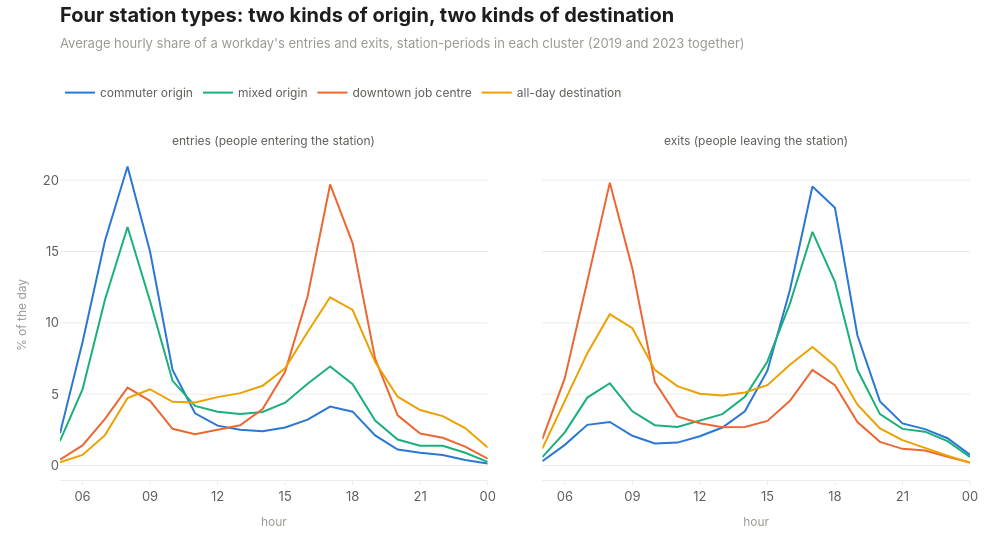

Write notebook code for a chart like this one.
### Code cell
fig = make_subplots(
    rows=1,
    cols=2,
    shared_yaxes=True,
    subplot_titles=["entries (people entering the station)", "exits (people leaving the station)"],
    horizontal_spacing=0.06,
)
hour_labels = []
for hour in FEATURE_HOURS:
    hour_labels.append(f"{hour:02d}")

for cluster in CLUSTER_ORDER:
    rows = summary_input[summary_input["cluster"] == cluster]
    entry_values = []
    exit_values = []
    for hour in FEATURE_HOURS:
        entry_values.append(100 * rows[f"in_{hour:02d}"].mean())
        exit_values.append(100 * rows[f"out_{hour:02d}"].mean())

    fig.add_trace(go.Scatter(
        x=hour_labels, y=entry_values, mode="lines", name=cluster, legendgroup=cluster,
        line=dict(color=CLUSTER_COLOR[cluster], width=2),
        hovertemplate="%{x}:00  %{y:.1f}% of daily entries<extra>" + cluster + "</extra>",
    ), row=1, col=1)
    fig.add_trace(go.Scatter(
        x=hour_labels, y=exit_values, mode="lines", name=cluster, legendgroup=cluster, showlegend=False,
        line=dict(color=CLUSTER_COLOR[cluster], width=2),
        hovertemplate="%{x}:00  %{y:.1f}% of daily exits<extra>" + cluster + "</extra>",
    ), row=1, col=2)

fig.update_xaxes(
    title_text="hour",
    type="category",
    categoryorder="array",
    categoryarray=hour_labels,
    tickvals=["06", "09", "12", "15", "18", "21", "00"],
)
fig.update_yaxes(title_text="% of the day", row=1, col=1)
fig.update_layout(hovermode="closest", margin=dict(t=150), legend=dict(y=1.13))
fig.update_annotations(font=dict(size=12, color=viz.INK2))

title = "Four station types: two kinds of origin, two kinds of destination"
subtitle = "Average hourly share of a workday's entries and exits, station-periods in each cluster (2019 and 2023 together)"
viz.titled(fig, title, subtitle)
viz.save(fig, "09_cluster_profiles", height=540)
fig

### Figure 1 — Plotly figure (JSON) as saved in the notebook; plotly's stock layout.template omitted (floating-point values rounded to 4 significant figures)
{"data": [{"hovertemplate": "%{x}:00  %{y:.1f}% of daily entries<extra>commuter origin</extra>", "legendgroup": "commuter origin", "line": {"color": "#2a78d6", "width": 2}, "mode": "lines", "name": "commuter origin", "type": "scatter", "x": ["05", "06", "07", "08", "09", "10", "11", "12", "13", "14", "15", "16", "17", "18", "19", "20", "21", "22", "23", "00"], "xaxis": "x", "y": [2.255, 8.64, 15.77, 20.96, 15.0, 6.705, 3.662, 2.798, 2.508, 2.398, 2.665, 3.213, 4.131, 3.775, 2.111, 1.117, 0.8899, 0.7404, 0.3924, 0.1428], "yaxis": "y"}, {"hovertemplate": "%{x}:00  %{y:.1f}% of daily exits<extra>commuter origin</extra>", "legendgroup": "commuter origin", "line": {"color": "#2a78d6", "width": 2}, "mode": "lines", "name": "commuter origin", "showlegend": false, "type": "scatter", "x": ["05", "06", "07", "08", "09", "10", "11", "12", "13", "14", "15", "16", "17", "18", "19", "20", "21", "22", "23", "00"], "xaxis": "x2", "y": [0.3072, 1.448, 2.85, 3.054, 2.083, 1.541, 1.607, 2.051, 2.666, 3.805, 6.644, 12.31, 19.56, 18.07, 9.116, 4.494, 2.956, 2.553, 1.915, 0.754], "yaxis": "y2"}, {"hovertemplate": "%{x}:00  %{y:.1f}% of daily entries<extra>mixed origin</extra>", "legendgroup": "mixed origin", "line": {"color": "#1baf7a", "width": 2}, "mode": "lines", "name": "mixed origin", "type": "scatter", "x": ["05", "06", "07", "08", "09", "10", "11", "12", "13", "14", "15", "16", "17", "18", "19", "20", "21", "22", "23", "00"], "xaxis": "x", "y": [1.725, 5.337, 11.64, 16.72, 11.53, 5.939, 4.182, 3.77, 3.619, 3.752, 4.402, 5.734, 6.938, 5.705, 3.15, 1.825, 1.39, 1.38, 0.8943, 0.2571], "yaxis": "y"}, {"hovertemplate": "%{x}:00  %{y:.1f}% of daily exits<extra>mixed origin</extra>", "legendgroup": "mixed origin", "line": {"color": "#1baf7a", "width": 2}, "mode": "lines", "name": "mixed origin", "showlegend": false, "type": "scatter", "x": ["05", "06", "07", "08", "09", "10", "11", "12", "13", "14", "15", "16", "17", "18", "19", "20", "21", "22", "23", "00"], "xaxis": "x2", "y": [0.5929, 2.329, 4.762, 5.765, 3.799, 2.831, 2.709, 3.161, 3.606, 4.82, 7.295, 11.35, 16.38, 12.87, 6.692, 3.602, 2.568, 2.376, 1.706, 0.5972], "yaxis": "y2"}, {"hovertemplate": "%{x}:00  %{y:.1f}% of daily entries<extra>downtown job centre</extra>", "legendgroup": "downtown job centre", "line": {"color": "#eb6834", "width": 2}, "mode": "lines", "name": "downtown job centre", "type": "scatter", "x": ["05", "06", "07", "08", "09", "10", "11", "12", "13", "14", "15", "16", "17", "18", "19", "20", "21", "22", "23", "00"], "xaxis": "x", "y": [0.4061, 1.407, 3.278, 5.463, 4.531, 2.577, 2.2, 2.515, 2.82, 3.956, 6.574, 11.86, 19.7, 15.58, 7.487, 3.522, 2.242, 1.944, 1.331, 0.4764], "yaxis": "y"}, {"hovertemplate": "%{x}:00  %{y:.1f}% of daily exits<extra>downtown job centre</extra>", "legendgroup": "downtown job centre", "line": {"color": "#eb6834", "width": 2}, "mode": "lines", "name": "downtown job centre", "showlegend": false, "type": "scatter", "x": ["05", "06", "07", "08", "09", "10", "11", "12", "13", "14", "15", "16", "17", "18", "19", "20", "21", "22", "23", "00"], "xaxis": "x2", "y": [1.85, 6.12, 12.91, 19.83, 13.81, 5.843, 3.443, 2.967, 2.68, 2.707, 3.126, 4.539, 6.703, 5.633, 3.048, 1.662, 1.171, 1.049, 0.6059, 0.2096], "yaxis": "y2"}, {"hovertemplate": "%{x}:00  %{y:.1f}% of daily entries<extra>all-day destination</extra>", "legendgroup": "all-day destination", "line": {"color": "#eda100", "width": 2}, "mode": "lines", "name": "all-day destination", "type": "scatter", "x": ["05", "06", "07", "08", "09", "10", "11", "12", "13", "14", "15", "16", "17", "18", "19", "20", "21", "22", "23", "00"], "xaxis": "x", "y": [0.2249, 0.7463, 2.131, 4.732, 5.347, 4.47, 4.424, 4.794, 5.073, 5.59, 6.821, 9.358, 11.79, 10.9, 7.254, 4.826, 3.888, 3.461, 2.629, 1.261], "yaxis": "y"}, {"hovertemplate": "%{x}:00  %{y:.1f}% of daily exits<extra>all-day destination</extra>", "legendgroup": "all-day destination", "line": {"color": "#eda100", "width": 2}, "mode": "lines", "name": "all-day destination", "showlegend": false, "type": "scatter", "x": ["05", "06", "07", "08", "09", "10", "11", "12", "13", "14", "15", "16", "17", "18", "19", "20", "21", "22", "23", "00"], "xaxis": "x2", "y": [1.185, 4.484, 7.876, 10.61, 9.625, 6.705, 5.568, 5.038, 4.917, 5.123, 5.635, 7.061, 8.303, 6.99, 4.261, 2.6, 1.782, 1.234, 0.6899, 0.2023], "yaxis": "y2"}], "layout": {"annotations": [{"font": {"color": "#5f5e5a", "size": 12}, "showarrow": false, "text": "entries (people entering the station)", "x": 0.235, "xanchor": "center", "xref": "paper", "y": 1, "yanchor": "bottom", "yref": "paper"}, {"font": {"color": "#5f5e5a", "size": 12}, "showarrow": false, "text": "exits (people leaving the station)", "x": 0.765, "xanchor": "center", "xref": "paper", "y": 1, "yanchor": "bottom", "yref": "paper"}], "height": 540, "hovermode": "closest", "legend": {"y": 1.13}, "margin": {"t": 150}, "title": {"text": "<b>Four station types: two kinds of origin, two kinds of destination</b><br><span style='font-size:13px;color:#9a9993'>Average hourly share of a workday's entries and exits, station-periods in each cluster (2019 and 2023 together)</span>"}, "width": 1000, "xaxis": {"anchor": "y", "categoryarray": ["05", "06", "07", "08", "09", "10", "11", "12", "13", "14", "15", "16", "17", "18", "19", "20", "21", "22", "23", "00"], "categoryorder": "array", "domain": [0, 0.47], "tickvals": ["06", "09", "12", "15", "18", "21", "00"], "title": {"text": "hour"}, "type": "category"}, "xaxis2": {"anchor": "y2", "categoryarray": ["05", "06", "07", "08", "09", "10", "11", "12", "13", "14", "15", "16", "17", "18", "19", "20", "21", "22", "23", "00"], "categoryorder": "array", "domain": [0.53, 1], "tickvals": ["06", "09", "12", "15", "18", "21", "00"], "title": {"text": "hour"}, "type": "category"}, "yaxis": {"anchor": "x", "domain": [0, 1], "title": {"text": "% of the day"}}, "yaxis2": {"anchor": "x2", "domain": [0, 1], "matches": "y", "showticklabels": false}}}
